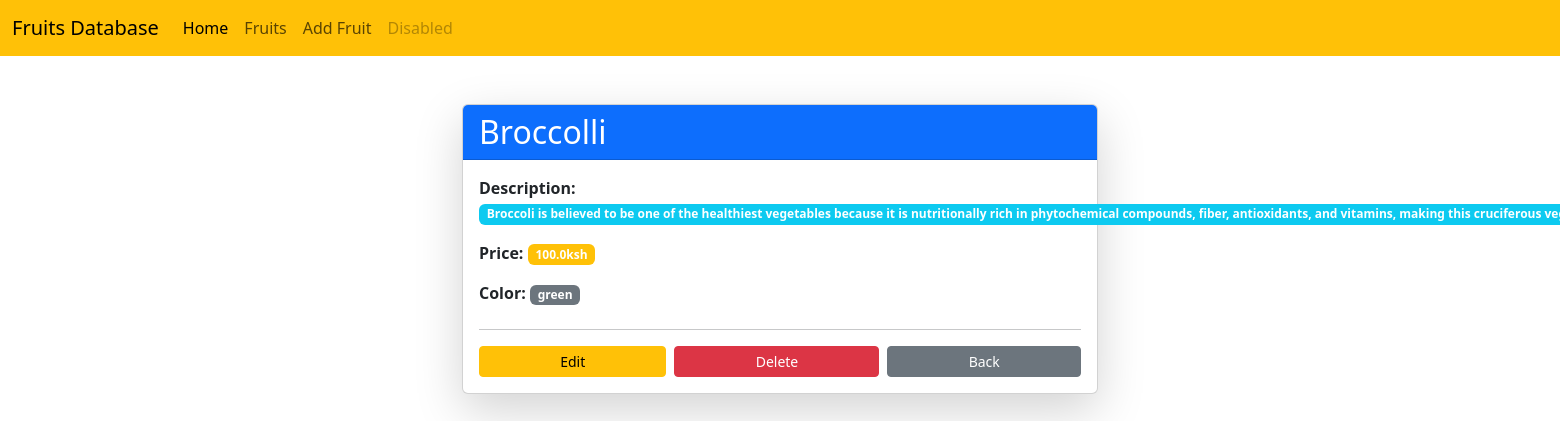
/firstapp/fruit/13/, run on the app's committed database.
### firstapp/models.py (models this page shows, shortened)
class Fruit(models.Model):
    name=models.CharField(max_length=200)
    description=models.CharField(max_length=255)
    price=models.FloatField()
    color=models.CharField(max_length=100)
    updated_at=models.DateField(auto_now=True)
    created_at=models.DateField(auto_now_add=True)

### firstapp/views.py (the view)
# urls.py: path('fruit/<int:id>/', views.fruitDetail, name='fruit-detail'),
def fruitDetail(request,id):
    fruit=get_object_or_404(Fruit,pk=id)
    context={"fruit":fruit}
    return render(request,'fruit_details.html',context)

### templates/fruit_details.html
{% extends 'main.html' %}
{% block content %}
<div class="container mt-5">
    <div class="row justify-content-center">
        <div class="col-md-6">
            <div class="card shadow-lg">
                <div class="card-header bg-primary text-white">
                    <h2 class="card-title mb-0">{{ fruit.name }}</h2>
                </div>
                <div class="card-body">
                    <div class="mb-4">
                        <p><strong>Description:</strong> <span class="badge bg-info">{{ fruit.description }}</span></p>
                        <p><strong>Price:</strong> <span class="badge bg-warning">{{ fruit.price }}ksh</span></p>
                        <p><strong>Color:</strong> <span class="badge bg-secondary">{{ fruit.color }}</span></p>
                    </div>
                    <hr>
                    <div class="d-flex gap-2">
                        <a href="{% url 'update-fruit' fruit.pk %}" class="btn btn-warning btn-sm flex-grow-1">Edit</a>
                        <a href="{% url 'delete-fruit' fruit.pk %}" class="btn btn-danger btn-sm flex-grow-1">Delete</a>
                        <a href="{% url 'fetchAll' %}" class="btn btn-secondary btn-sm flex-grow-1">Back</a>
                    </div>
                </div>
            </div>
        </div>
    </div>
</div>
{% endblock %}

### data on the page
Fruit: name "Broccolli", description "Broccoli is believed to be one of the healthiest vegetables because it is nutritionally rich in phytochemical compounds, fiber, antioxidants, and vitamins, making this cruciferous…", price "100.0", color "green"
